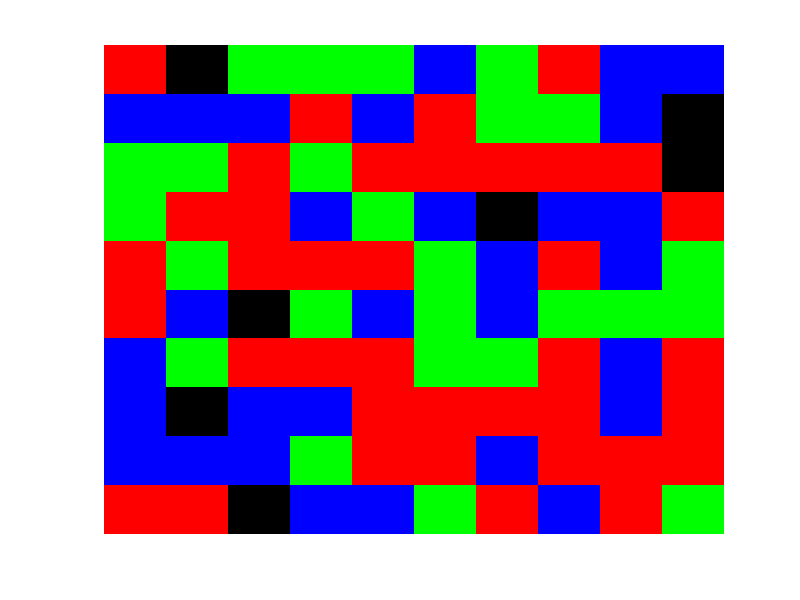
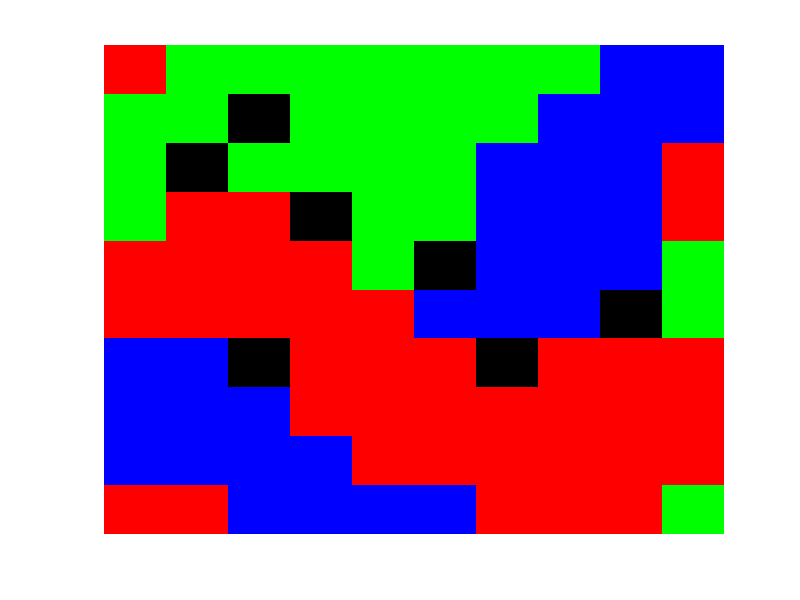
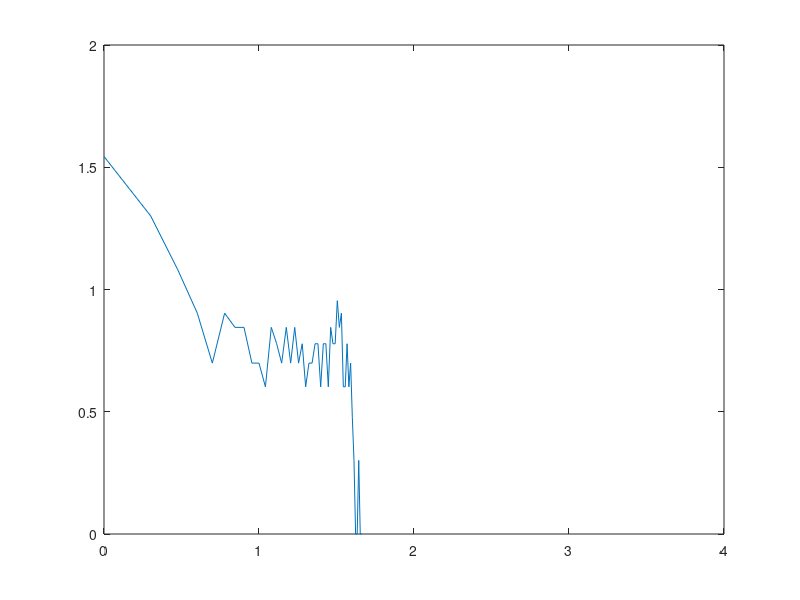

MATLAB code for these plots, in order:
% SYDE 332
% Racial Segregation Model Attempt

% size of grid
n = 10;

% proportion of vacancies
vacanicies_proportion = 0.1;

% number of races
T = 3;

% colors
map = [0 0 0; 1 0 0; 0 1 0; 0 0 1];

% racial dispreference parameter
% minimum fraction of friends that I need to be satisfied
F = 4/8;

max_iterations = 10000;

% initialize
z = zeros(n);

for i=1:n
    for j=1:n
        if rand > vacanicies_proportion
            z(i,j) = randi(T);
        end
    end
end

figure,
imagesc(z);
colormap(map);
axis('off');

number_of_moves = zeros(1,max_iterations);

%% run simulation
total_neighbours = 8;

for k=1:max_iterations
    x = randperm(n);
    for i=x
        y = randperm(n);
        for j=y
            if z(i,j)~=0
                not_like_me = 0;

                if i~=1 && z(i-1,j) ~= z(i,j) && z(i-1,j) ~=0
                    not_like_me = not_like_me +1;
                end
                if i~=n && z(i+1,j) ~= z(i,j) && z(i+1,j) ~=0
                    not_like_me = not_like_me +1;
                end
                if j~=1 && z(i,j-1) ~= z(i,j) && z(i,j-1) ~=0
                    not_like_me = not_like_me +1;
                end
                if j~=n && z(i,j+1) ~= z(i,j) && z(i,j+1) ~=0
                    not_like_me = not_like_me +1;
                end
                if i~=1 && j~=1 && z(i-1,j-1) ~= z(i,j) && z(i-1,j-1) ~= 0
                    not_like_me = not_like_me +1;
                end
                if i~=1 && j~=n && z(i-1,j+1) ~= z(i,j) && z(i-1,j+1) ~= 0
                    not_like_me = not_like_me +1;
                end
                if i~=n && j~=1 && z(i+1,j-1) ~= z(i,j) && z(i+1,j-1) ~= 0
                    not_like_me = not_like_me +1;
                end
                if i~=n && j~=n && z(i+1,j+1) ~= z(i,j) && z(i+1,j+1) ~= 0
                    not_like_me = not_like_me +1;
                end
                
                friends = total_neighbours - not_like_me;

                if friends/total_neighbours < F

                    new_x = randi(n);
                    new_y = randi(n);
                    while z(new_x,new_y) ~= 0
                        new_x = randi(n);
                        new_y = randi(n);
                    end

                    z(new_x,new_y) = z(i,j);
                    z(i,j) = 0;
                    number_of_moves(k) = number_of_moves(k) + 1;

                end
            end
%             imagesc(z);
%             colormap(map);
%             axis('off');
%             pause(0.0001);

        end
    end
    if number_of_moves(k) == 0
        disp('number of iterations to convergence: ')
        disp(k);
        disp('total number of moves to convergence: ')
        disp(sum(number_of_moves))
        break;
    end
end

figure,
imagesc(z);
colormap(map);
axis('off');

%% plot number of moves
iterant = 1:max_iterations;
figure,
plot(log10(iterant), log10(number_of_moves));
